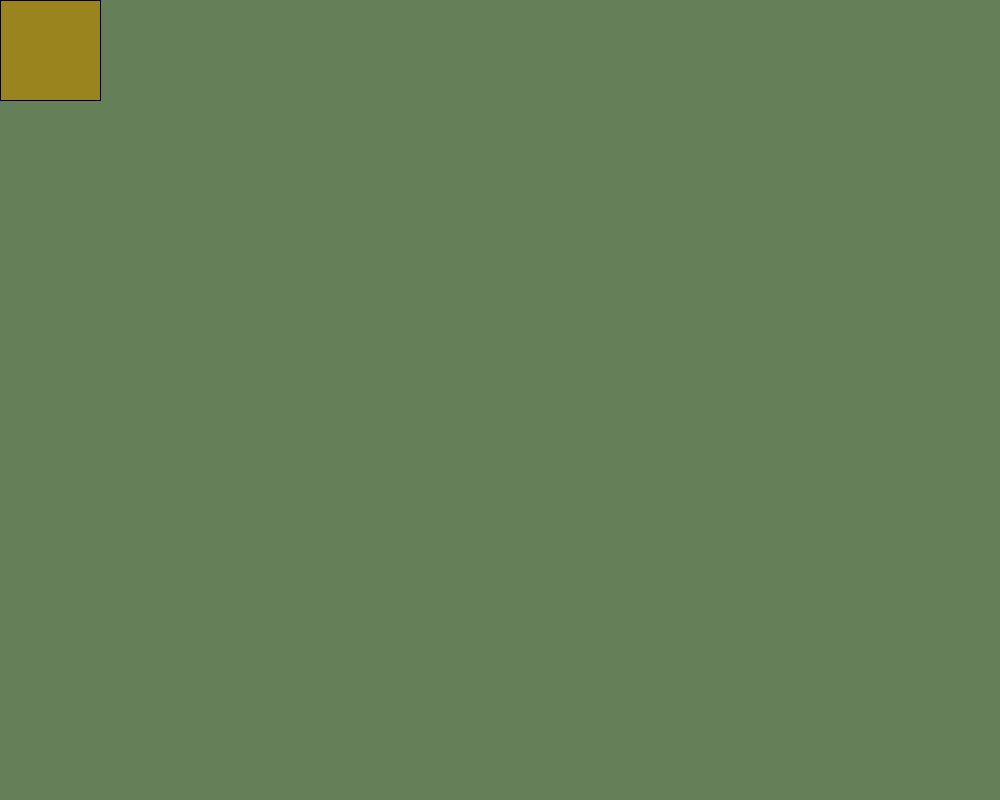
Frame 1 (no input)
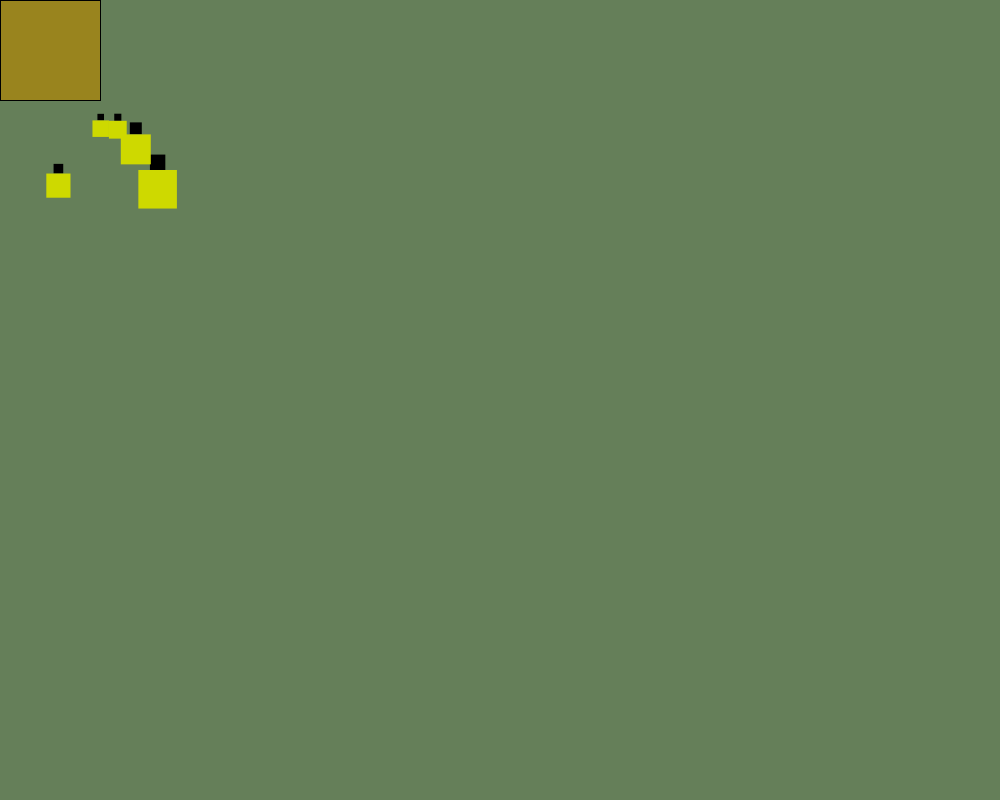
Frame 60 (the mouse pressed at the canvas centre just before this capture)
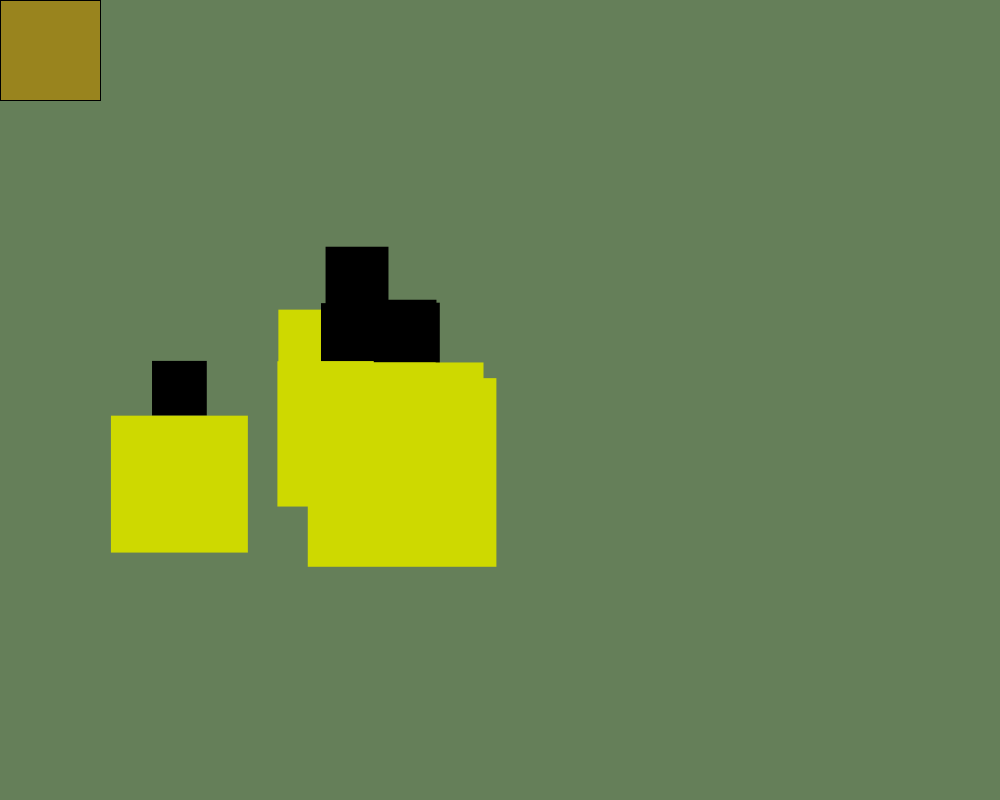
Frame 120 (the mouse held since frame 60 and released just before this capture)

The Processing sketch that drew these frames (run headless with seeded random() and noise(); from frame 60 on, the mouse is pressed at the canvas centre):

// Processing sketch: bee_walk
// ── bee_walk.pde
PShape creature, head, body; //shapes

ArrayList <bee> thebees = new ArrayList <bee>(); //vi har bier i et array der hedder "thebees" og vi kan referere til alle bier i det array

void setup() {
  size(1000, 800);
  background(0);
  fill(0);
  colorMode(HSB, 360, 100, 100);

  //shapes
  //parent group
  creature = createShape(GROUP);

  //body parts
  head = createShape(RECT, 15, -20, 20, 20);
  head.setFill(color(0, 0, 0));
  head.setStroke(false);

  body = createShape(RECT, 0, 0, 50, 50);
  body.setFill(color(63.3, 100, 85.49));
  body.setStroke(false);

  //add body parts as children
  creature.addChild(head);
  creature.addChild(body);
}

void draw() {
  clear();
  background(100, 30, 50);
  float f = random(1, 100); //hvis f er mindre end 5, så spawner der bi(er). Det vil sige, at der hver frame er en 5% chance for at spawne
  if (f<5) {
    for (int i = 0; i<random(0, 3); i++) { //spawner mellem 1-3 bier
      thebees.add(new bee(random(1, 5), random(1, 5))); //tilfældig xspeed og yspeed (speex, speedy) man kunne også have valgt at definere speedx og speedy i method
    }
  }
  for (bee b : thebees) {
    b.update();
  }

  fill(50, 80, 60);
  rect(0, 0, 100, 100); //beehive
}

class bee {
  float xpos, ypos, speedx, speedy, size;
  bee(float sx, float sy) {
    speedx=sx;
    speedy=sy;
  }
  void update() {
    //calculations
    xpos+=speedx;
    ypos+=speedy;
    size+=(xpos+ypos)/10000; 

    //shapes
    pushMatrix();
    translate(xpos, ypos);
    scale(size);
    shape(creature);
    popMatrix();
  }
}
